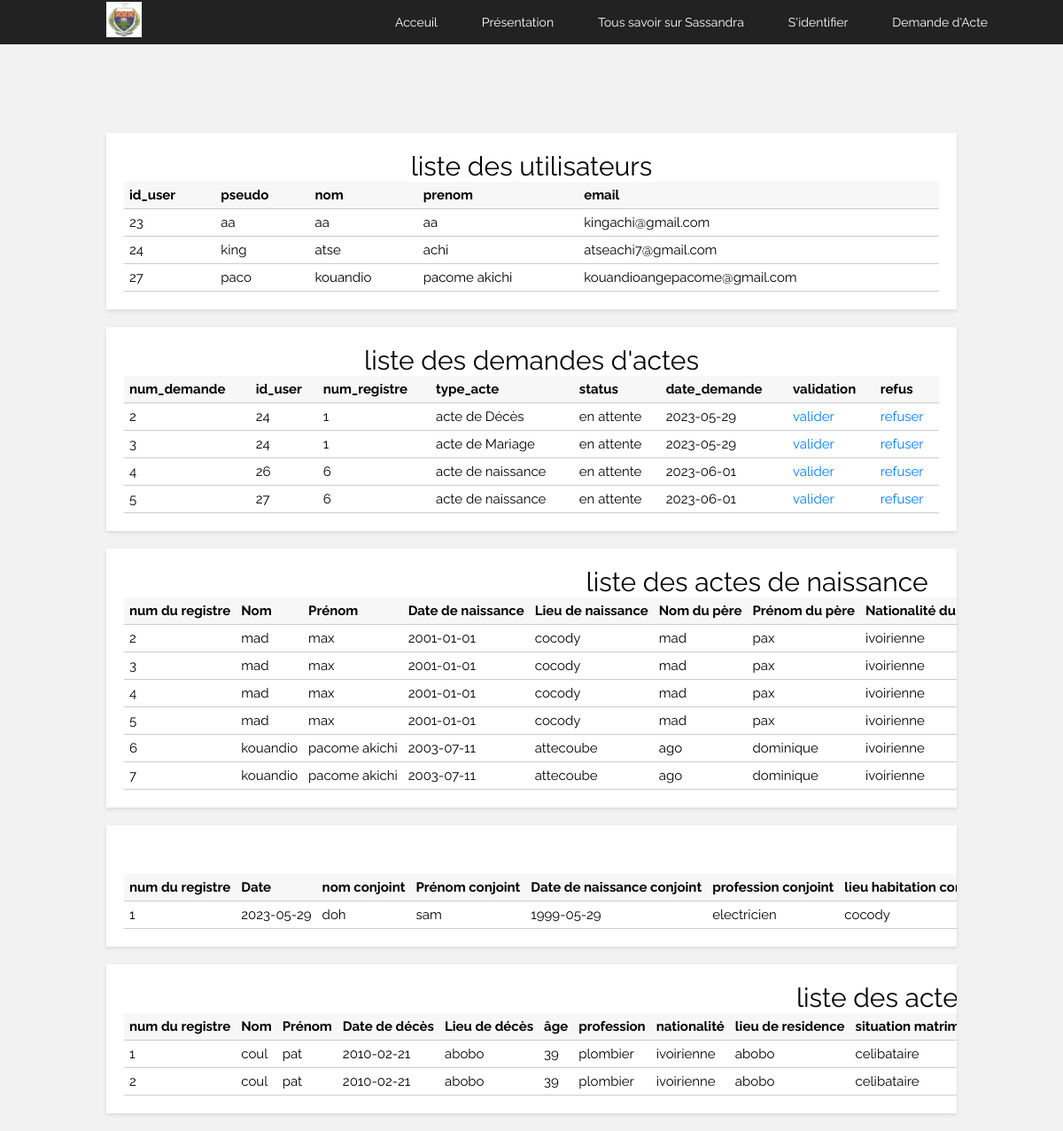
The app's page /controller/admin.php (signed in) with its own data.
### tables this page shows
CREATE TABLE `utilisateurs` (
  `id_user` int(11) NOT NULL,
  `pseudo` varchar(255) NOT NULL,
  `nom` varchar(255) NOT NULL,
  `prenom` varchar(255) NOT NULL,
  `email` varchar(255) NOT NULL,
  `password` varchar(255) NOT NULL,
  `isadmin` int(1) NOT NULL DEFAULT 0
);

CREATE TABLE `demande` (
  `num_demande` int(11) NOT NULL,
  `id_user` int(11) NOT NULL,
  `num_registre` int(11) NOT NULL,
  `type_acte` varchar(30) NOT NULL,
  `status` varchar(15) NOT NULL DEFAULT 'en attente',
  `date_demande` date NOT NULL DEFAULT current_timestamp()
);

CREATE TABLE `acte_naissance` (
  `num_registre` int(11) NOT NULL,
  `nom` varchar(50) NOT NULL,
  `prenom` varchar(255) NOT NULL,
  `date_naissance` date NOT NULL,
  `lieu_naissance` varchar(50) NOT NULL,
  `nom_pere` varchar(50) NOT NULL,
  `prenom_pere` varchar(255) NOT NULL,
  `nationalite_pere` varchar(50) NOT NULL,
  `nom_mere` varchar(50) NOT NULL,
  `prenom_mere` varchar(255) NOT NULL,
  `nationalite_mere` varchar(50) NOT NULL
);

CREATE TABLE `acte_mariage` (
  `num_registre` int(11) NOT NULL,
  `date` date NOT NULL,
  `nom_cjt` varchar(50) NOT NULL,
  `prenom_cjt` varchar(255) NOT NULL,
  `date_naissance_cjt` date NOT NULL,
  `profession_cjt` varchar(50) NOT NULL,
  `lieu_hab_cjt` varchar(50) NOT NULL,
  `nom_pere_cjt` varchar(50) NOT NULL,
  `prenom_pere_cjt` varchar(255) NOT NULL,
  `nom_cjte` varchar(50) NOT NULL,
  `prenom_cjte` varchar(255) NOT NULL,
  `date_naissance_cjte` date NOT NULL,
  `profession_cjte` varchar(50) NOT NULL,
  `lieu_hab_cjte` varchar(50) NOT NULL,
  `nom_pere_cjte` varchar(50) NOT NULL,
  `prenom_pere_cjte` varchar(255) NOT NULL,
  `nom_mere_cjte` varchar(50) NOT NULL,
  `prenom_mere_cjte` varchar(255) NOT NULL,
  `nom_mere_cjt` varchar(50) NOT NULL,
  `prenom_mere_cjt` varchar(255) NOT NULL,
  `bien` varchar(80) NOT NULL
);

CREATE TABLE `acte_deces` (
  `num_registre` int(11) NOT NULL,
  `nom` varchar(50) NOT NULL,
  `prenom` varchar(255) NOT NULL,
  `date_deces` date NOT NULL,
  `lieu_deces` varchar(50) NOT NULL,
  `age` int(11) NOT NULL,
  `profession` varchar(50) NOT NULL,
  `nationalite` varchar(50) NOT NULL,
  `lieu_residence` varchar(50) NOT NULL,
  `matrimoniale` varchar(50) NOT NULL,
  `nom_conjoint` varchar(50) NOT NULL,
  `prenom_conjoint` varchar(255) NOT NULL,
  `nom_pere` varchar(50) NOT NULL,
  `prenom_pere` varchar(255) NOT NULL,
  `nom_mere` varchar(50) NOT NULL,
  `prenom_mere` varchar(255) NOT NULL
);

### controller/admin.php (the view, shortened to what this page needs)
<?php
    require_once 'db.php';
    ?>
<!DOCTYPE html>
<html lang="en">
<head>
    <link rel="stylesheet" href="../style.css">
    <link rel="stylesheet" href="form.css">
</head>
<body>
<?php
        include '../header.php';
    ?>
    <div class="utilisateurs">
        <?php
        $resultats = $bdd->query("SELECT * FROM utilisateurs WHERE isadmin =0");
        ?>
        <table>
        <caption>liste des utilisateurs</caption>
        <thead>
        <tr>
        <th>id_user</th>
        <th>pseudo</th>
        <th>nom</th>
        <th>prenom</th>
        <th>email</th>
        </tr>
        </thead>
        <tbody>
        <?php while($row = $resultats->fetch(PDO::FETCH_ASSOC)): ?>
        <tr>
            <td><?= $row['id_user'] ?></td>
            <td><?= $row['pseudo'] ?></td>
            <td><?= $row['nom'] ?></td>
            <td><?= $row['prenom'] ?></td>
            <td><?= $row['email'] ?></td>
        </tr>
        <?php endwhile; ?>
        </tbody>
        </table>
    </div>
    <div class="demandes">
        <?php
        $resultats = $bdd->query("SELECT * FROM demande ");
        ?>
        <table>
            <caption>liste des demandes d'actes</caption>
        <thead>
        <tr>
            <th>num_demande</th>
            <th>id_user</th>
            <th>num_registre</th>
            <th>type_acte</th>
            <th>status</th>
            <th>date_demande</th>
            <th>validation</th>
            <th>refus</th>
        </tr>
        </thead>
        <tbody>
        <?php while($row = $resultats->fetch(PDO::FETCH_ASSOC)): ?>
        <tr>
            <td><?= $row['num_demande'] ?></td>
            <td><?= $row['id_user'] ?></td>
            <td><?= $row['num_registre'] ?></td>
            <td><?= $row['type_acte'] ?></td>
            <td><?= $row['status'] ?></td>
            <td><?= $row['date_demande'] ?></td>
            <td><a href="valider.php?num_demande=<?= $row['num_demande'] ?>&id_user=<?= $row['id_user'] ?>&num_registre=<?= $row['num_registre'] ?>&type_acte=<?= $row['type_acte'] ?>&status=<?= $row['status'] ?>&date_demande=<?= $row['date_demande'] ?>">valider</a></td>
            <td><a href="refuser.php?num_demande=<?= $row['num_demande'] ?>">refuser</a></td>
        </tr>
        <?php endwhile; ?>
        </tbody>
        </table>
    </div>
<div class="acte">
        <?php
        $resultats = $bdd->query("SELECT * FROM acte_naissance ");
        ?>
        <table>
            <caption>liste des actes de naissance</caption>
        <thead>
        <tr>
            <th>num du registre</th>
            <th>Nom</th>
            <th>Prénom</th>
            <th>Date de naissance</th>
            <th>Lieu de naissance</th>
            <th>Nom du père</th>
            <th>Prénom du père</th>
            <th>Nationalité du père</th>
        </tr>
        </thead>
        <tbody>
        <?php while($row = $resultats->fetch(PDO::FETCH_ASSOC)): ?>
        <tr>
            <td><?= $row['num_registre'] ?></td>
            <td><?= $row['nom'] ?></td>
            <td><?= $row['prenom'] ?></td>
            <td><?= $row['date_naissance'] ?></td>
            <td><?= $row['lieu_naissance'] ?></td>
            <td><?= $row['nom_pere'] ?></td>
            <td><?= $row['prenom_pere'] ?></td>
            <td><?= $row['nationalite_pere'] ?></td>
        </tr>
        <?php endwhile; ?>
        </tbody>
        </table>
    </div>
<div class="acte">
        <?php
        $resultats = $bdd->query("SELECT * FROM acte_mariage ");
        ?>
        <table>
            <caption>liste des actes de mariage</caption>
        <thead>
        <tr>
            <th>num du registre</th>
            <th>Date</th>
            <th>nom conjoint</th>
            <th>Prénom conjoint</th>
            <th>Date de naissance conjoint</th>
            <th>profession conjoint</th>
            <th>lieu habitation conjoint</th>
        </tr>
        </thead>
        <tbody>
        <?php while($row = $resultats->fetch(PDO::FETCH_ASSOC)): ?>
        <tr>
            <td><?= $row['num_registre'] ?></td>
            <td><?= $row['date'] ?></td>
            <td><?= $row['nom_cjt'] ?></td>
            <td><?= $row['prenom_cjt'] ?></td>
            <td><?= $row['date_naissance_cjt'] ?></td>
            <td><?= $row['profession_cjt'] ?></td>
            <td><?= $row['lieu_hab_cjt'] ?></td>
        </tr>
        <?php endwhile; ?>
        </tbody>
        </table>
    </div>
<div class="acte">
        <?php
        $resultats = $bdd->query("SELECT * FROM acte_deces ");
        ?>
        <table>
            <caption>liste des actes de Décès</caption>
        <thead>
        <tr>
            <th>num du registre</th>
            <th>Nom</th>
            <th>Prénom</th>
            <th>Date de décès</th>
            <th>Lieu de décès</th>
            <th>âge</th>
            <th>profession</th>
            <th>nationalité</th>
            <th>lieu de residence</th>
            <th>situation matrimoniale</th>
        </tr>
        </thead>
        <tbody>
        <?php while($row = $resultats->fetch(PDO::FETCH_ASSOC)): ?>
        <tr>
            <td><?= $row['num_registre'] ?></td>
            <td><?= $row['nom'] ?></td>
            <td><?= $row['prenom'] ?></td>
            <td><?= $row['date_deces'] ?></td>
            <td><?= $row['lieu_deces'] ?></td>
            <td><?= $row['age'] ?></td>
            <td><?= $row['profession'] ?></td>
            <td><?= $row['nationalite'] ?></td>
            <td><?= $row['lieu_residence'] ?></td>
            <td><?= $row['matrimoniale'] ?></td>
        </tr>
        <?php endwhile; ?>
        </tbody>
        </table>
    </div>
</body>
</html>

### header.php (shortened to what this page needs)
<header>
        <div class="logo">
            <a href="http://localhost/mairie/index.php"><img src="http://localhost/mairie/images/logo.jpg" alt=""></a>
        </div>
        <ul class="menu">
            <li><a href="http://localhost/mairie/index.php">Acceuil</a></li>
            <li><a href="http://localhost/mairie/index.php#presentation">Présentation</a></li>
            <li>
                <a href="">Tous savoir sur Sassandra</a>
            </li>
            <li>
                <a href="">S'identifier</a>
            </li>
            <li>
                <a href="">Demande d'Acte</a>
            </li>
        </ul>
    </header>

### style.css (style rules this page uses)
* { margin: 0; padding: 0; box-sizing: border-box; font-family: 'Raleway', sans-serif; }
a { text-decoration: 0; }
.logo img { max-width: 20%; }
.logo a { margin-left: 2em; }
html { font-size: 62.5%; scroll-behavior: smooth; scroll-padding-top: 9px; }
body { background-color: #111; }
header { background-color: #222; position: fixed; top: 0; left: 0; right: 0; z-index: 1000; display: flex; align-items: center; justify-content: space-between; height: 50px; padding: 0 5%; }
header .logo a { font-size: 25px; color: #29d9d5; }
.menu { display: flex; align-items: center; }
.menu li { margin: 0 15px; list-style-type: none; }
.menu li a { color: #fff; font-size: 14px; }
ul { list-style-type: none; margin: 0; padding: 0; }
li { display: inline-block; position: relative; }
header a { display: block; padding: 10px; color: #333; text-decoration: none; }
.logo { max-width: 75%; }

### controller/form.css (style rules this page uses)
body { font-family: Arial, sans-serif; background-color: #f2f2f2; margin: 0; padding: 20px; }

### controller/admin.php (style rules this page uses)
body { font-family: Arial, sans-serif; background-color: #f2f2f2; margin: 0; padding: 0; font-size: 1.5em; }
.utilisateurs, .demandes, .acte { margin: 20px auto; width: 80%; background-color: #fff; padding: 20px; box-shadow: 0 2px 4px rgba(0, 0, 0, 0.1); overflow-x: scroll; white-space: nowrap; }
.utilisateurs { margin-top: 10em; }
table { width: 100%; border-collapse: collapse; }
th, td { padding: 6px; text-align: left; border-bottom: 1px solid #ccc; }
th { background-color: #f7f7f7; }
caption { font-size:2em; }
a { color: #007bff; text-decoration: none; }

### records on screen
utilisateurs: id_user "23", pseudo "aa", nom "aa", prenom "aa", email "kingachi@gmail.com"
utilisateurs: id_user "24", pseudo "king", nom "atse", prenom "achi", email "atseachi7@gmail.com"
utilisateurs: id_user "27", pseudo "paco", nom "kouandio", prenom "pacome akichi", email "kouandioangepacome@gmail.com"
demande: num_demande "2", id_user "24", num_registre "1", type_acte "acte de Décès", status "en attente", date_demande "2023-05-29"
demande: num_demande "3", id_user "24", num_registre "1", type_acte "acte de Mariage", status "en attente", date_demande "2023-05-29"
demande: num_demande "4", id_user "26", num_registre "6", type_acte "acte de naissance", status "en attente", date_demande "2023-06-01"
demande: num_demande "5", id_user "27", num_registre "6", type_acte "acte de naissance", status "en attente", date_demande "2023-06-01"
acte_naissance: num_registre "2", nom "mad", prenom "max", date_naissance "2001-01-01", lieu_naissance "cocody", nom_pere "mad", prenom_pere "pax", nationalite_pere "ivoirienne"
acte_naissance: num_registre "3", nom "mad", prenom "max", date_naissance "2001-01-01", lieu_naissance "cocody", nom_pere "mad", prenom_pere "pax", nationalite_pere "ivoirienne"
acte_naissance: num_registre "4", nom "mad", prenom "max", date_naissance "2001-01-01", lieu_naissance "cocody", nom_pere "mad", prenom_pere "pax", nationalite_pere "ivoirienne"
acte_naissance: num_registre "5", nom "mad", prenom "max", date_naissance "2001-01-01", lieu_naissance "cocody", nom_pere "mad", prenom_pere "pax", nationalite_pere "ivoirienne"
acte_naissance: num_registre "6", nom "kouandio", prenom "pacome akichi", date_naissance "2003-07-11", lieu_naissance "attecoube", nom_pere "ago", prenom_pere "dominique", nationalite_pere "ivoirienne"
acte_naissance: num_registre "7", nom "kouandio", prenom "pacome akichi", date_naissance "2003-07-11", lieu_naissance "attecoube", nom_pere "ago", prenom_pere "dominique", nationalite_pere "ivoirienne"
acte_mariage: num_registre "1", date "2023-05-29", nom_cjt "doh", prenom_cjt "sam", date_naissance_cjt "1999-05-29", profession_cjt "electricien", lieu_hab_cjt "cocody"
acte_deces: num_registre "1", nom "coul", prenom "pat", date_deces "2010-02-21", lieu_deces "abobo", age "39", profession "plombier", nationalite "ivoirienne", lieu_residence "abobo", matrimoniale "celibataire"
acte_deces: num_registre "2", nom "coul", prenom "pat", date_deces "2010-02-21", lieu_deces "abobo", age "39", profession "plombier", nationalite "ivoirienne", lieu_residence "abobo", matrimoniale "celibataire"
